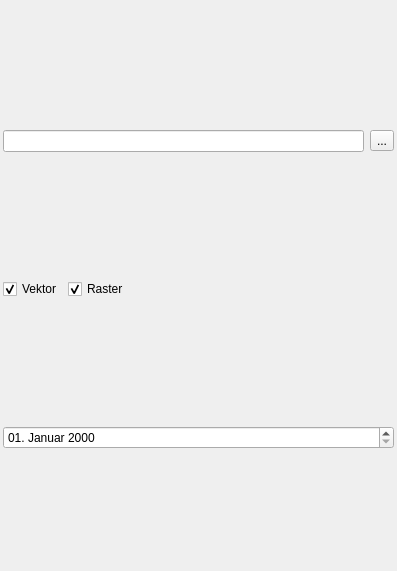
<?xml version="1.0" encoding="UTF-8"?>
<ui version="4.0">
 <class>SogisBrowserDock</class>
 <widget class="QDockWidget" name="SogisBrowserDock">
  <property name="geometry">
   <rect>
    <x>0</x>
    <y>0</y>
    <width>397</width>
    <height>571</height>
   </rect>
  </property>
  <property name="windowTitle">
   <string>SO!GIS Browser</string>
  </property>
  <widget class="QWidget" name="dockWidgetContents">
   <layout class="QGridLayout" name="gridLayout">
    <property name="leftMargin">
     <number>0</number>
    </property>
    <property name="rightMargin">
     <number>0</number>
    </property>
    <property name="bottomMargin">
     <number>0</number>
    </property>
    <item row="1" column="0">
     <layout class="QHBoxLayout" name="horizontalLayout_3">
      <property name="leftMargin">
       <number>3</number>
      </property>
      <property name="rightMargin">
       <number>3</number>
      </property>
      <item>
       <widget class="QCheckBox" name="checkBoxVektor">
        <property name="text">
         <string>Vektor</string>
        </property>
        <property name="checked">
         <bool>true</bool>
        </property>
       </widget>
      </item>
      <item>
       <widget class="QCheckBox" name="checkBoxRaster">
        <property name="text">
         <string>Raster</string>
        </property>
        <property name="checked">
         <bool>true</bool>
        </property>
       </widget>
      </item>
      <item>
       <spacer name="horizontalSpacer">
        <property name="orientation">
         <enum>Qt::Horizontal</enum>
        </property>
        <property name="sizeHint" stdset="0">
         <size>
          <width>40</width>
          <height>20</height>
         </size>
        </property>
       </spacer>
      </item>
     </layout>
    </item>
    <item row="0" column="0">
     <layout class="QHBoxLayout" name="horizontalLayout">
      <property name="leftMargin">
       <number>3</number>
      </property>
      <property name="rightMargin">
       <number>3</number>
      </property>
      <item>
       <widget class="QLineEdit" name="lineEdit"/>
      </item>
      <item>
       <widget class="QToolButton" name="toolButtonReset">
        <property name="text">
         <string>...</string>
        </property>
       </widget>
      </item>
     </layout>
    </item>
    <item row="2" column="0">
     <layout class="QHBoxLayout" name="horizontalLayout_2">
      <property name="leftMargin">
       <number>3</number>
      </property>
      <property name="rightMargin">
       <number>3</number>
      </property>
      <item>
       <widget class="QDateEdit" name="dateEdit">
        <property name="locale">
         <locale language="German" country="Switzerland"/>
        </property>
        <property name="displayFormat">
         <string>dd. MMMM yyyy</string>
        </property>
       </widget>
      </item>
     </layout>
    </item>
   </layout>
  </widget>
 </widget>
 <resources/>
 <connections/>
</ui>
